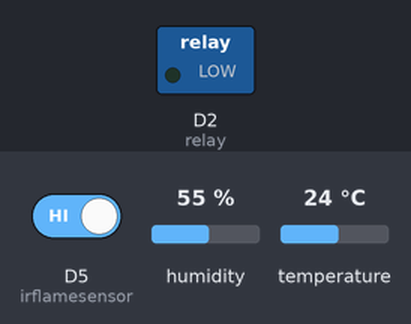
Simulated run of this sketch. Board: ESP8266 (NodeMCU). Shown: switched loads named in the sketch (green lamp = pin HIGH). The inputs (shaded band) are chosen by the test bench; at power-on: D5 (irflamesensor) HIGH, humidity 55 %, temperature 24 °C. WiFi joins after 1.5 s; servers stay silent unless stated.

Above: at 3.0 s.
3.1 s: D5 (irflamesensor) driven LOW
At 4.7 s:
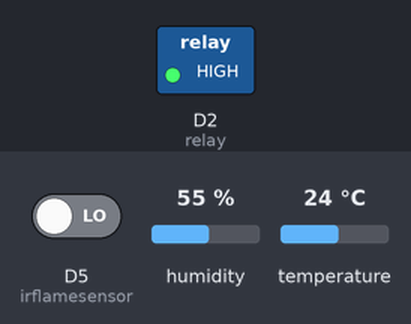
5.3 s: D5 (irflamesensor) driven HIGH
At 7.1 s:
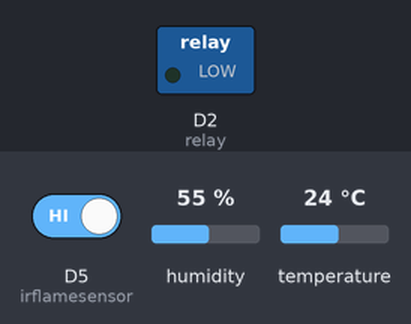
Timing chart, 0 to 8.6 s (numbered marks = the images above; inputs shaded):
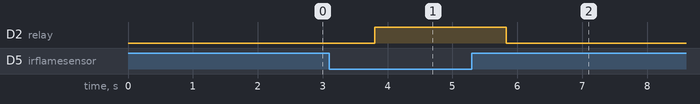

Measured:
- after the input at 3.1 s, D2 (relay): LOW → HIGH after 0.70 s
- after the input at 5.3 s, D2 (relay): HIGH → LOW after 0.53 s

The sketch:

coding.ino
```cpp
#define BLYNK_PRINT Serial

#include "DHT.h"

#define DHTPIN D1

#define DHTTYPE DHT11

int relay = D2;

int irflamesensor = D5;

int valuesensor = 0;

int state = 0;
int state1 = 0;
int state2 = 0;

DHT dht(DHTPIN, DHTTYPE);

/* Fill-in your Template ID (only if using Blynk.Cloud) */
//#define BLYNK_TEMPLATE_ID   "YourTemplateID"


#include <ESP8266WiFi.h>
#include <BlynkSimpleEsp8266.h>

// You should get Auth Token in the Blynk App.
// Go to the Project Settings (nut icon).
char auth[] = "T1sy7inFEiWSYSNtDkl1bQ0aq3KixHMx";

// Your WiFi credentials.
// Set password to "" for open networks.
char ssid[] = "DESKTOP-HP";
char pass[] = "nafza9494";

BlynkTimer timer;

void mysensor(){
  float h = dht.readHumidity();
  float t = dht.readTemperature();
  valuesensor = digitalRead (irflamesensor);

  if (valuesensor == LOW && state2 == 0){
    digitalWrite(relay, HIGH);
    Blynk.notify("fire.......fire........");
    state2 = 1;
    }

  if (valuesensor == HIGH){
    digitalWrite(relay, LOW);
    state2 = 0;
    }

  if (h >= 0 && h <= 50){
    if(state == 0){
      Blynk.notify("Low Humidity");
      state = 1;
      }
    }

  if (h >= 80 && h <= 100){
    if(state == 0){
      Blynk.notify("Too High Humidity");
      state = 1;
      }
    }

  if (h >= 50 && h <= 79){
    state = 0;
    }

  if (t >= 36){
    if (state1 == 0){
     Blynk.notify("Too hot");
     state1 = 1;
    }
   }

  else{
    state1 = 0;
    }

  Blynk.virtualWrite(V0, h);
  Blynk.virtualWrite(V1, t);
  }

void setup()
{
  // Debug console
  Serial.begin(9600);
  dht.begin();
  pinMode(relay, OUTPUT);
  pinMode(irflamesensor, INPUT);

  Blynk.begin(auth, ssid, pass);
  // You can also specify server:
  //Blynk.begin(auth, ssid, pass, "blynk-cloud.com", 80);
  //Blynk.begin(auth, ssid, pass, IPAddress(192,168,1,100), 8080);
  timer.setInterval(1000, mysensor);
}

void loop()
{
  Blynk.run();
  timer.run();
}
```
